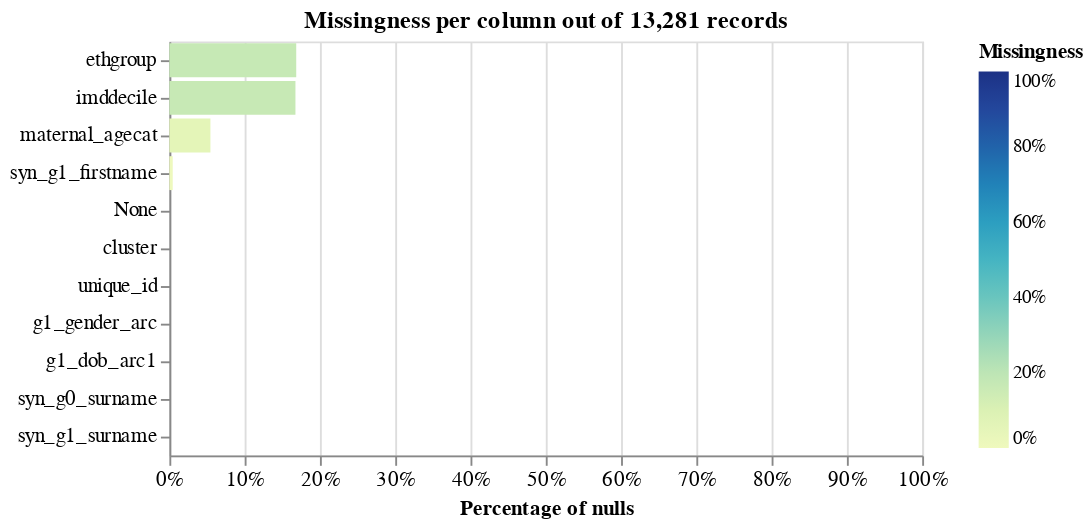

The notebook cell saved with this chart:
### Code cell
linker.missingness_chart()

### Figure 1 — Vega-Lite specification as saved in the notebook (floating-point values rounded to 4 significant figures)
{"config": {"view": {"continuousWidth": 400, "continuousHeight": 300}, "axis": {"labelFontSize": 11}}, "layer": [{"mark": "bar", "encoding": {"color": {"field": "null_proportion", "legend": {"format": ".0%", "offset": 30}, "scale": {"domain": [0, 1], "range": "heatmap"}, "title": "Missingness", "type": "quantitative"}, "tooltip": [{"field": "column_name", "title": "Column", "type": "nominal"}, {"field": "null_count", "format": ",.0f", "title": "Count of nulls", "type": "quantitative"}, {"field": "null_proportion", "format": ".2%", "title": "Percentage of nulls", "type": "quantitative"}, {"field": "total_record_count", "format": ",.0f", "title": "Total record count", "type": "quantitative"}], "x": {"axis": {"format": "%", "labelAlign": "center", "title": "Percentage of nulls"}, "field": "null_proportion", "scale": {"domain": [0, 1]}, "type": "quantitative"}, "y": {"axis": {"title": ""}, "field": "column_name", "sort": "-x", "type": "nominal"}}, "title": "Missingness per column out of 13,281 records"}], "data": {"values": [{"null_proportion": 0.0, "null_count": 0, "total_record_count": 13281, "column_name": "None"}, {"null_proportion": 0.0, "null_count": 0, "total_record_count": 13281, "column_name": "cluster"}, {"null_proportion": 0.0, "null_count": 0, "total_record_count": 13281, "column_name": "unique_id"}, {"null_proportion": 0.05451, "null_count": 724, "total_record_count": 13281, "column_name": "maternal_agecat"}, {"null_proportion": 0.1685, "null_count": 2238, "total_record_count": 13281, "column_name": "ethgroup"}, {"null_proportion": 0.0, "null_count": 0, "total_record_count": 13281, "column_name": "g1_gender_arc"}, {"null_proportion": 0.1675, "null_count": 2224, "total_record_count": 13281, "column_name": "imddecile"}, {"null_proportion": 0.0, "null_count": 0, "total_record_count": 13281, "column_name": "g1_dob_arc1"}, {"null_proportion": 0.0, "null_count": 0, "total_record_count": 13281, "column_name": "syn_g0_surname"}, {"null_proportion": 0.0, "null_count": 0, "total_record_count": 13281, "column_name": "syn_g1_surname"}, {"null_proportion": 0.004442, "null_count": 59, "total_record_count": 13281, "column_name": "syn_g1_firstname"}], "name": "data-0e7bce5a1d2f132e282789d6ef7780fe"}, "title": "", "$schema": "https://vega.github.io/schema/vega-lite/v5.9.3.json"}
